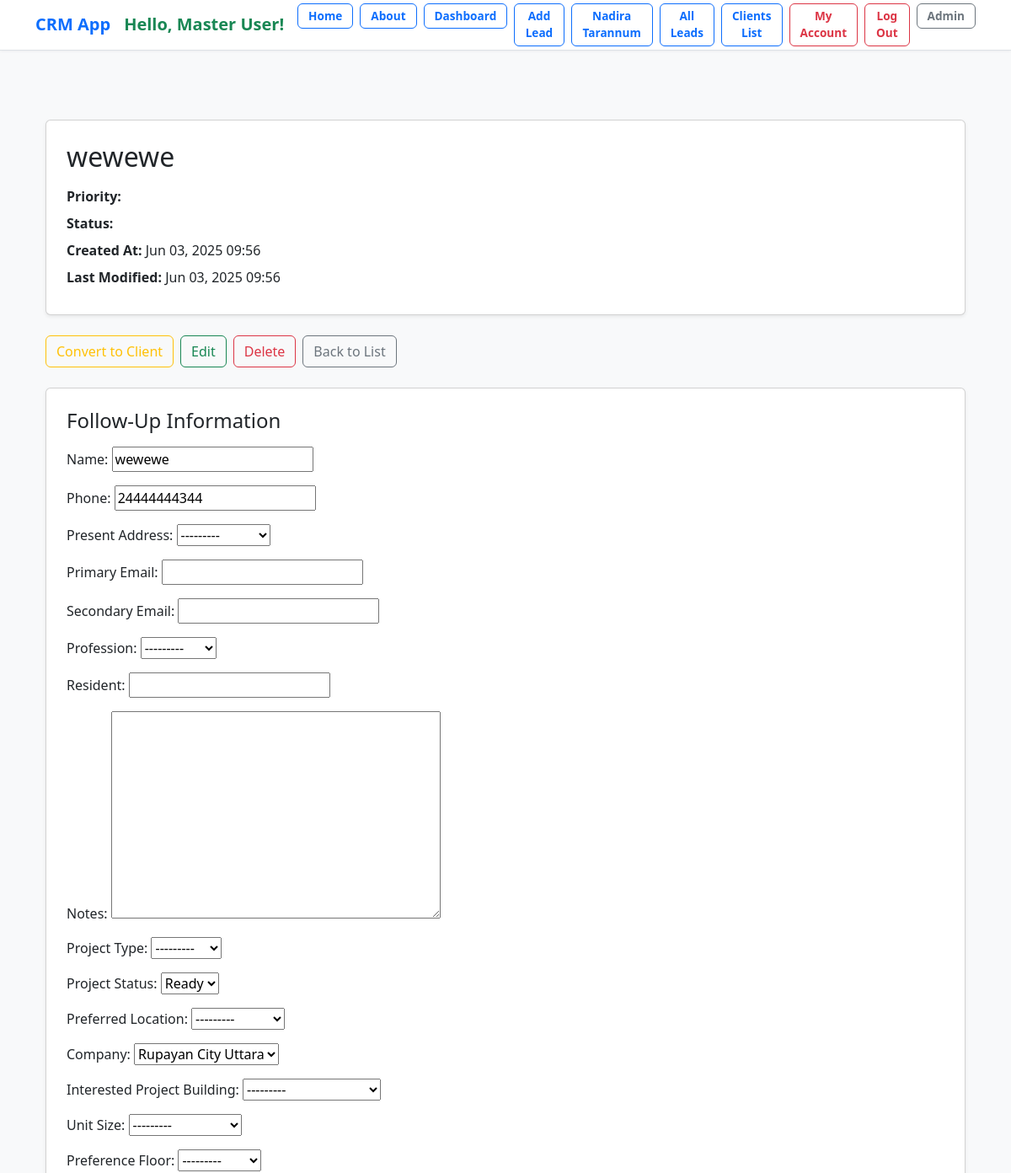
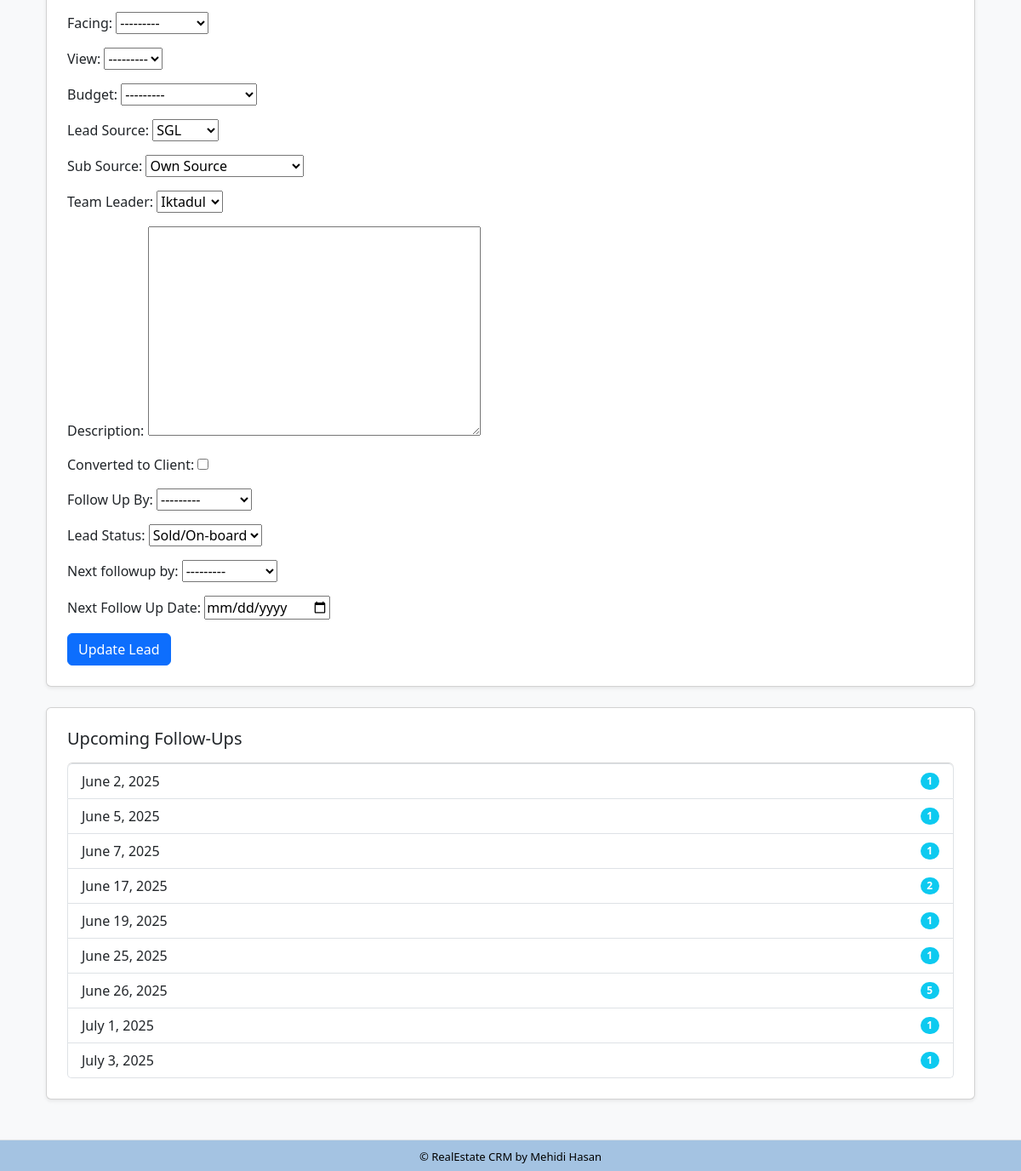
/lead/90/ (signed in), run on the app's committed database (2 pictures, top to bottom).
### lead/models.py (models this page shows, shortened)
class Lead(models.Model):
    LEAD_STAGE_CHOICES = (
        ('lead', 'Lead'),
        ('prospect', 'Prospect'),
        ('high_prospect', 'High Prospect'),
        ('sold_onboard', 'Sold/On-board'),
        ('hold', 'Hold'),
        ('lost', 'Lost'),
        ('junk', 'Junk'),
    )
    PROFESSION_CHOICES = (
        ('doctor', 'Doctor'),
        ('artist', 'Artist'),
        ('engineer', 'Engineer'),
        ('teacher', 'Teacher'),
        ('student', 'Student'),
        ('other', 'Other'),
    )
    PROJECT_CHOICES = (
        ('grand', 'Grand'),
        ('majestic', 'Majestic'),
        ('skyvilla', 'Skyvilla'),
        ('maxus', 'Maxus'),
        ('other', 'Other'),
    )
    PROPERTY_STATUS_CHOICES = (
        ('ready', 'Ready'),
        ('initial', 'Initial'),
        ('going', 'Going'),
    )
    PREFERRED_LOCATION_CHOICES = (
        ('banani', 'Banani'),
        ('gulshan', 'Gulshan'),
        ('badda', 'Badda'),
        ('dhanmondi', 'Dhanmondi'),
        ('other', 'Other'),
    )
    COMPANY_CHOICES = (
        ('rupayanhousing', 'Rupayan Housing'),
        ('rupayancityuttara', 'Rupayan City Uttara'),
        ('other', 'Other'),
    )
    INTERESTED_PROJECT_BUILDING_CHOICES = (
        ('grand-building-12', 'Grand Building 12'),
        ('majestic-building-5', 'Majestic Building 5'),
        ('skyvilla-building-3', 'Skyvilla Building 3'),
        ('maxus-building-8', 'Maxus Building 8'),
        ('other', 'Other'),
    )
    UNIT_SIZE_CHOICES = (
        ('2000-2500', '2000-2500 sqft'),
        ('200-300', '200-300 sqft'),
        ('300-400', '300-400 sqft'),
        ('2500-3000', '2500-3000 sqft'),
        ('3000-3500', '3000-3500 sqft'),
        ('3500-4000', '3500-4000 sqft'),
        ('4000+', '4000+ sqft'),
        ('other', 'Other'),
    )
    PREFERENCE_FLOOR = (
        ('1st', '1st Floor'),
        ('2nd', '2nd Floor'),
        ('3rd', '3rd Floor'),
        ('4th', '4th Floor'),
        ('5th', '5th Floor'),
        ('6th', '6th Floor'),
        ('7th', '7th Floor'),
        ('8th', '8th Floor'),
        ('9th', '9th Floor'),
        ('10th', '10th Floor'),
        ('11th', '11th Floor'),
        ('12th', '12th Floor'),
        ('13th', '13th Floor'),
        ('14th', '14th Floor'),
        ('15th', '15th Floor'),
    )
    FACING_CHOICES = (
        ('east', 'East'),
        ('west', 'West'),
        ('north', 'North'),
        ('south', 'South'),
        ('north-east', 'North-East'),
        ('north-west', 'North-West'),
        ('south-east', 'South-East'),
        ('south-west', 'South-West'),
        ('other', 'Other'),
    )
    VIEW_CHOICES = (
        ('road', 'Road'),
        ('park', 'Park'),
        ('lake', 'Lake'),
        ('city', 'City'),
        ('other', 'Other'),
    )
    BUDGET_CHOICES = (
        ('less-than-50-lakh', 'Less than 50 Lakh'),
        ('less-than-1-crore', 'Less than 1 Crore'),
        ('1-crore-to-2-crore', '1 Crore to 2 Crore'),
        ('2-crore-to-3-crore', '2 Crore to 3 Crore'),
        ('3-crore-to-4-crore', '3 Crore to 4 Crore'),
        ('4-crore-to-5-crore', '4 Crore to 5 Crore'),
        ('more-than-5-crore', 'More than 5 Crore'),
        ('other', 'Other'),
    )
    LEAD_SOURCE_CHOICES = (
        ('sgl', 'SGL'),
        ('walkin', 'Walk-in'),
        ('other', 'Other'),
    )
    SUB_SOURCE_CHOICES = (
        ('ownsource', 'Own Source'),
        ('referral', 'Referral'),
        ('doorto-door', 'Door to Door'),
        ('social-media', 'Social Media'),
        ('online-advertisement', 'Online Advertisement'),
        ('other', 'Other'),
    )
    TEAM_LEADER_CHOICES = (
        ('iktadul', 'Iktadul'),
        ('salman', 'Salman'),
        ('other', 'Other'),
    )
    FOLLOWUP_STATUS_CHOICES = (
        ('call', 'Call'),
        ('email', 'Email'),
        ('int Meeting', 'Int Meeting'),
        ('Ext Meeting', 'Ext Meeting'),
        ('project visit', 'Project Visit'),
        ('sold', 'Sold'),
        ('onboard', 'On-board'),
        ('junk', 'Junk'),
    )
    name = models.CharField("Name", max_length=50)
    team = models.ForeignKey(Team, on_delete=models.CASCADE, null=True, blank=True)
    phone = models.CharField(
    "Phone",
        max_length=11,
        unique=True,
        validators=[
            RegexValidator(
                regex=r'^\d{11}$',
                message='Phone number must contain only numbers.',
                code='invalid_phone'
            )
        ]
    )
    present_address = models.CharField("Present Address", max_length=20, choices=PREFERRED_LOCATION_CHOICES, blank=True, null=True)
    primaryemail = models.EmailField("Primary Email", blank=True, null=True)
    secondaryemail = models.EmailField("Secondary Email", blank=True, null=True)
    profession = models.CharField("Profession", max_length=20, choices=PROFESSION_CHOICES, blank=True, null=True)
    resident = models.CharField("Resident", max_length=100, blank=True, null=True)
    notes = models.TextField("Notes", blank=True, null=True)
    projecttype = models.CharField("Project Type", max_length=20, choices=PROJECT_CHOICES, blank=True, null=True)
    projectstatus = models.CharField("Project Status", max_length=20, choices=PROPERTY_STATUS_CHOICES, default='ready', blank=True, null=True)
    preferred_location = models.CharField("Preferred Location", max_length=20, choices=PREFERRED_LOCATION_CHOICES, blank=True, null=True)
    company = models.CharField("Company", max_length=20, choices=COMPANY_CHOICES, default="rupayancityuttara", null=True)
    interested_project_building = models.CharField("Interested Project Building", max_length=30, choices=INTERESTED_PROJECT_BUILDING_CHOICES, blank=True, null=True)
    unit_size = models.CharField("Unit Size", max_length=20, choices=UNIT_SIZE_CHOICES, blank=True, null=True)
    preference_floor = models.CharField("Preference Floor", max_length=20, choices=PREFERENCE_FLOOR, blank=True, null=True)
    facing = models.CharField("Facing", max_length=20, choices=FACING_CHOICES, blank=True, null=True)
    view = models.CharField("View", max_length=20, choices=VIEW_CHOICES, blank=True, null=True)
    budget = models.CharField("Budget", max_length=20, choices=BUDGET_CHOICES, blank=True, null=True)
    leadsource = models.CharField("Lead Source", max_length=20, choices=LEAD_SOURCE_CHOICES, default='sgl', blank=True, null=True)
    subsource = models.CharField("Sub Source", max_length=20, choices=SUB_SOURCE_CHOICES, default='ownsource',blank=True, null=True)
    teamleader = models.CharField("Team Leader", max_length=20, choices=TEAM_LEADER_CHOICES, default='iktadul',blank=True, null=True)
    description = models.TextField("Description", blank=True, null=True)
    converted_to_client = models.BooleanField("Converted to Client", default=False)
    created_by = models.ForeignKey(User, related_name='leads', on_delete=models.CASCADE)
    created_at = models.DateTimeField("Created At", auto_now_add=True)
    modified_at = models.DateTimeField("Modified At", auto_now=True)
    followup_by = models.CharField("Follow Up By", max_length=50, choices=FOLLOWUP_STATUS_CHOICES, blank=True, null=True)
    lead_status = models.CharField("Lead Status", max_length=20, choices=LEAD_STAGE_CHOICES, default="lead", null=True)
    next_followup_by = models.CharField(max_length=20, choices=FOLLOWUP_STATUS_CHOICES, blank=True, null=True)
    next_followup_date = models.DateField("Next Follow Up Date", blank=True, null=True)
    modified_at = models.DateTimeField(auto_now=True)
    unique_id = models.CharField(max_length=255, unique=True, blank=True, null=True)

### lead/views.py (the view, shortened to what this page needs)
# urls.py: path('lead/<int:pk>/', views.lead_details, name='lead_details'),
@login_required
def lead_details(request, pk):
    if request.user.is_superuser:
        lead = get_object_or_404(Lead, pk=pk)
    followup_summary = Lead.objects.filter(
        next_followup_date__isnull=False
    ).values('next_followup_date').annotate(
        lead_count=Count('id')
    ).order_by('next_followup_date')
    if request.method == 'POST':
        form = AddLeadForm(request.POST, instance=lead)
        if form.is_valid():
            form.save()
            messages.success(request, 'Lead updated successfully.')
            return redirect('lead:leads_list')
    else:
        form = AddLeadForm(instance=lead)
    context = {
        'lead': lead,
        'form': form,
        'followup_summary': followup_summary,
    }
    return render(request, 'lead/leads_details.html', context)

### lead/forms.py
class AddLeadForm(forms.ModelForm):
    class Meta:
        model = Lead
        exclude = ['created_by', 'team','unique_id', ]
        widgets = {
            'created_at': forms.DateTimeInput(attrs={'type': 'datetime-local'}),
            'phone': forms.TextInput(attrs={
        'type': 'tel',  # numeric keypad on mobile, no spinner buttons
        'maxlength': '11',
        'pattern': r'\d{11}',  # HTML5 pattern for validation (exactly 11 digits)
        'oninput': "this.value = this.value.replace(/[^0-9]/g, '').slice(0,11);"  # JS to allow only digits and limit length
    }),
            'modified_at': forms.DateTimeInput(attrs={'type': 'datetime-local'}),
            'next_followup_date': forms.DateInput(attrs={'type': 'date'}),
        }

### lead/templates/lead/leads_details.html (shortened to what this page needs)
{% extends 'crm/base.html' %}
{% block content %}
<div class="container my-4">
    <div class="card shadow-sm rounded p-4 mb-4">
        <h2 class="mb-3">{{ lead.name }}</h2>
        <div class="mb-2">
            <strong>Priority:</strong> {{ lead.get_priority_display }}
        </div>
        <div class="mb-2">
            <strong>Status:</strong> {{ lead.get_status_display }}
        </div>
        <div class="mb-2">
            <strong>Created At:</strong> {{ lead.created_at|date:"M d, Y H:i" }}
        </div>
        <div class="mb-2">
            <strong>Last Modified:</strong> {{ lead.modified_at|date:"M d, Y H:i" }}
        </div>
    </div>
    <div class="d-flex gap-2 flex-wrap mb-4">
        <a href="#" class="btn btn-outline-warning">Convert to Client</a>
        <a href="{% url 'lead:edit_leads' lead.id %}" class="btn btn-outline-success">Edit</a>
        {% if user.is_superuser %}
            <a href="{% url 'lead:lead_delete' lead.id %}" class="btn btn-outline-danger">Delete</a>
        {% endif %}
        <a href="{% url 'lead:leads_list' %}" class="btn btn-outline-secondary">Back to List</a>
    </div>
    <div class="card shadow-sm rounded p-4">
        <h4 class="mb-3">Follow-Up Information</h4>
        <form method="post">
            {{ form.as_p }}
            <button type="submit" class="btn btn-primary">Update Lead</button>
        </form>
    </div>
    {% if followup_summary %}
    <div class="card shadow-sm rounded p-4 mt-4">
        <h5 class="mb-3">Upcoming Follow-Ups</h5>
        <ul class="list-group">
            {% for item in followup_summary %}
                <li class="list-group-item d-flex justify-content-between align-items-center">
                    {{ item.next_followup_date }}
                    <span class="badge bg-info rounded-pill">{{ item.lead_count }}</span>
                </li>
            {% endfor %}
        </ul>
    </div>
    {% endif %}
</div>
{% endblock %}

### crm/templates/crm/base.html (shortened to what this page needs)
{% load static %}
<!DOCTYPE html>
<html lang="en">
<head>
  <link href="https://cdn.jsdelivr.net/npm/bootstrap@5.3.3/dist/css/bootstrap.min.css" rel="stylesheet">
  <link rel="stylesheet" type="text/css" href="{% static 'css/styles.css' %}">
</head>
<body>
  <nav class="navbar navbar-expand-lg navbar-light bg-white border-bottom py-1 fixed-top" >
    <div class="container">
<a class="navbar-brand fw-bold text-primary d-flex align-items-center" href="{% url 'index' %}">
  <span class="me-3">CRM App</span>
  {% if request.user.is_authenticated %}
    {% if user.first_name or user.last_name %}
      <span class="text-success fw-bold">
        Hello, {{ user.first_name }} {{ user.last_name }}!
      </span>
    {% else %}
      <span class="text-success fw-bold">Hello!</span>
    {% endif %}
  {% endif %}
</a>
      <div class="collapse navbar-collapse justify-content-end" id="navbarContent">
        <ul class="navbar-nav gap-2">
          <li class="nav-item">
            <a class="btn btn-outline-primary fw-bold  btn-sm" href="{% url 'index' %}">Home</a>
          </li>
          <li class="nav-item">
            <a class="btn btn-outline-primary fw-bold btn-sm" href="{% url 'about' %}">About</a>
          </li>
          {% if request.user.is_authenticated %}
            <li class="nav-item">
              <a class="btn btn-outline-primary fw-bold btn-sm" href="{% url 'dashboard' %}">Dashboard</a>
            </li>
            <li class="nav-item">
              <a class="btn btn-outline-primary fw-bold btn-sm" href="{% url 'lead:addlead' %}">Add Lead</a>
            </li>
            {% if request.user.username == "CRM" or request.user.username == "Nadira" %}
              <li class="nav-item">
                <a class="btn btn-outline-primary fw-bold btn-sm" href="{% url 'nadira' %}">Nadira Tarannum</a>
              </li>
            {% endif %}
            <li class="nav-item">
              <a class="btn btn-outline-primary fw-bold btn-sm" href="{% url 'lead:leads_list' %}">All Leads</a>
            </li>
            <li class="nav-item">
              <a class="btn btn-outline-primary fw-bold btn-sm" href="{% url 'client_list' %}">Clients List</a>
            </li>
            <li class="nav-item">
              <a class="btn btn-outline-danger fw-bold btn-sm" href="{% url 'myaccount' %}">My Account</a>
            </li>
            <li>
              <a href="{% url 'logout' %}" class="btn btn-outline-danger fw-bold btn-sm">
            Log Out
          </a>
            </li>
            <li class="nav-item">
              <a class="btn btn-outline-secondary fw-bold btn-sm" href="{% url 'admin:index' %}">Admin</a>
            </li>
          {% endif %}
        </ul>
      </div>
    </div>
  </nav>
  <div class="container mt-5 position-relative overflow-hidden" style="min-height: 60vh; z-index: 0;">
    {% block content %}{% endblock %}
  </div>
<footer class="text-center fixed-bottom" style="background-color: #a4c3e2; padding: 6px 0; border-top: 1px solid #dee2e6;">
  <div class="container">
    <span style="color: #000; font-size: 13px;">&copy; {{ now|date:"Y" }} RealEstate CRM by Mehidi Hasan</span>
  </div>
</footer>
</body>
</html>

### crm/static/css/styles.css (style rules this page uses)
body { font-family: "Segoe UI", Roboto, sans-serif; background-color: #f8f9fa; }
.navbar { box-shadow: 0 1px 3px rgba(0, 0, 0, 0.05); }
.navbar .btn { padding: 4px 12px; font-size: 0.85rem; border-radius: 0.375rem; }

### crm/templates/crm/base.html (style rules this page uses)
body { padding-top: 70px; padding-bottom: 60px; }

### data on the page
Lead: name "wewewe", created_at "Jun 03, 2025 09:56", modified_at "Jun 03, 2025 09:56", phone "24444444344", present_address "---------", profession "---------", projecttype "---------", projectstatus "Ready", preferred_location "---------", company "Rupayan City Uttara", interested_project_building "---------", unit_size "---------", preference_floor "---------", facing "---------", view "---------", budget "---------", leadsource "SGL", subsource "Own Source", teamleader "Iktadul", followup_by "---------", lead_status "Sold/On-board", next_followup_by "---------"

### other printed values
{{ user.first_name }} "Master"
{{ user.last_name }} "User"
{{ item.next_followup_date }} "June 2, 2025" "June 5, 2025" "June 7, 2025" "June 17, 2025" "June 19, 2025" "June 25, 2025" "June 26, 2025" "July 1, 2025" "July 3, 2025"
{{ item.lead_count }} "1" "1" "1" "2" "1" "1" "5" "1" "1"
